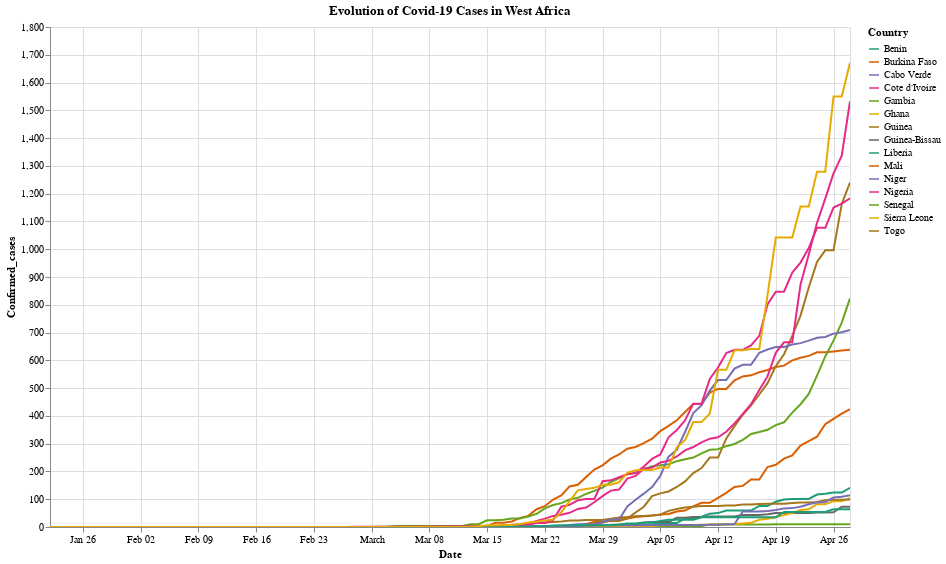

The notebook cell saved with this chart:
### Code cell
source = covid_oa.sort_values(by = ['Confirmed_cases'])
alt.Chart(source).mark_line().encode(
    x = 'Date',
    y = 'Confirmed_cases',
    color = alt.Color('Country', scale=alt.Scale(scheme='dark2'))
).properties(width = 800, height=500, title = 'Evolution of Covid-19 Cases in West Africa').interactive()

### Figure 1 — Vega-Lite specification as saved in the notebook (floating-point values rounded to 4 significant figures; data arrays with more than 128 entries replaced by an {"elided": "..."} marker saying what was removed)
{"config": {"view": {"continuousWidth": 400, "continuousHeight": 300}}, "data": {"name": "data-2797717c869c37d0cf329250a4387a49"}, "mark": "line", "encoding": {"color": {"type": "nominal", "field": "Country", "scale": {"scheme": "dark2"}}, "x": {"type": "temporal", "field": "Date"}, "y": {"type": "quantitative", "field": "Confirmed_cases"}}, "height": 500, "selection": {"selector001": {"type": "interval", "bind": "scales", "encodings": ["x", "y"]}}, "title": "Evolution of Covid-19 Cases in West Africa", "width": 800, "$schema": "https://vega.github.io/schema/vega-lite/v4.0.2.json", "datasets": {"data-2797717c869c37d0cf329250a4387a49": {"elided": "1470 records"}}}
